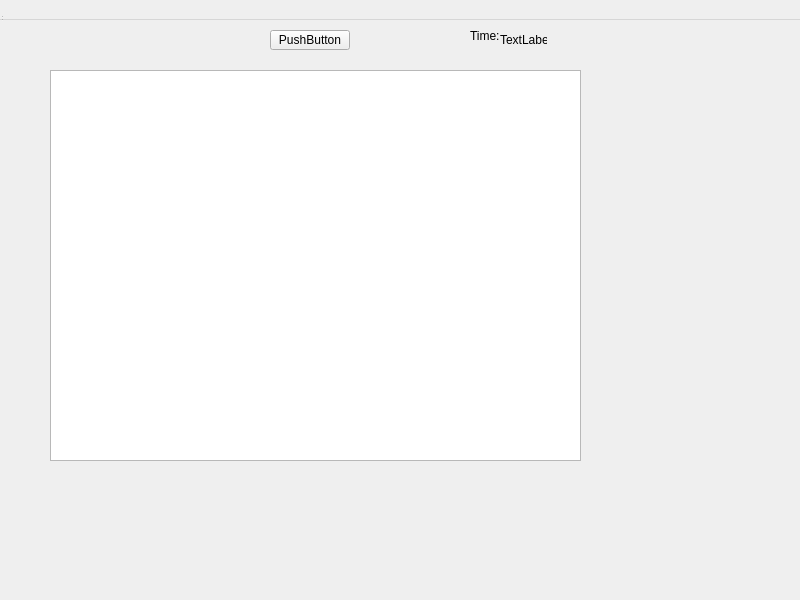
<?xml version="1.0" encoding="UTF-8"?>
<ui version="4.0">
 <class>Widget</class>
 <widget class="QWidget" name="Widget">
  <property name="geometry">
   <rect>
    <x>0</x>
    <y>0</y>
    <width>800</width>
    <height>600</height>
   </rect>
  </property>
  <property name="windowTitle">
   <string>Widget</string>
  </property>
  <widget class="QWidget" name="centralwidget" native="true">
   <property name="geometry">
    <rect>
     <x>0</x>
     <y>0</y>
     <width>656</width>
     <height>592</height>
    </rect>
   </property>
   <widget class="QPushButton" name="pushButton">
    <property name="geometry">
     <rect>
      <x>270</x>
      <y>30</y>
      <width>80</width>
      <height>20</height>
     </rect>
    </property>
    <property name="text">
     <string>PushButton</string>
    </property>
   </widget>
   <widget class="QGraphicsView" name="graphicsView">
    <property name="geometry">
     <rect>
      <x>50</x>
      <y>70</y>
      <width>531</width>
      <height>391</height>
     </rect>
    </property>
   </widget>
   <widget class="QLabel" name="timer_text">
    <property name="geometry">
     <rect>
      <x>500</x>
      <y>30</y>
      <width>47</width>
      <height>20</height>
     </rect>
    </property>
    <property name="text">
     <string>TextLabel</string>
    </property>
   </widget>
   <widget class="QLabel" name="Timer_label">
    <property name="geometry">
     <rect>
      <x>470</x>
      <y>30</y>
      <width>47</width>
      <height>12</height>
     </rect>
    </property>
    <property name="text">
     <string>Time:</string>
    </property>
   </widget>
  </widget>
  <widget class="QMenuBar" name="menubar">
   <property name="geometry">
    <rect>
     <x>0</x>
     <y>0</y>
     <width>800</width>
     <height>20</height>
    </rect>
   </property>
  </widget>
  <widget class="QStatusBar" name="statusbar">
   <property name="geometry">
    <rect>
     <x>0</x>
     <y>0</y>
     <width>3</width>
     <height>22</height>
    </rect>
   </property>
  </widget>
 </widget>
 <resources/>
 <connections/>
</ui>
